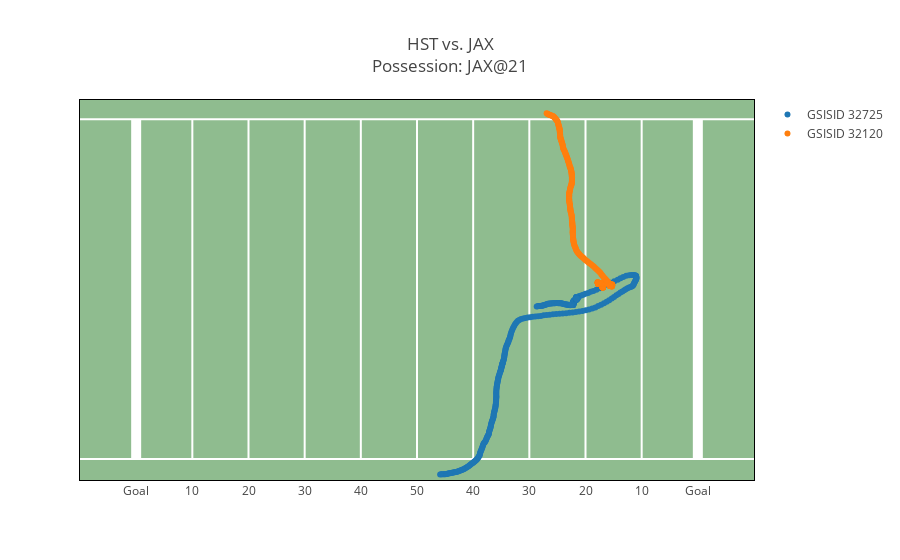

Source (notebook cell):
### Code cell
plot_play(game_df=game280, PlayID=2918, player1=32120, player2=32725)

### Figure 1 — Plotly figure (JSON) as saved in the notebook; plotly's stock layout.template omitted (floating-point values rounded to 4 significant figures; data arrays with more than 128 entries replaced by an {"elided": "..."} marker saying what was removed)
{"data": [{"mode": "markers", "name": "GSISID 32725", "type": "scatter", "uid": "7d1053cb-f272-46a8-a82f-ee9ef62e9636", "x": {"elided": "399 float values"}, "y": {"elided": "399 float values"}}, {"mode": "markers", "name": "GSISID 32120", "type": "scatter", "uid": "82057db3-82c0-4eb1-a5bd-a6d04a65491c", "x": {"elided": "399 float values"}, "y": {"elided": "399 float values"}}], "layout": {"plot_bgcolor": "darkseagreen", "shapes": [{"layer": "below", "line": {"color": "white", "width": 2}, "type": "line", "x0": 0, "x1": 120, "y0": 0, "y1": 0}, {"layer": "below", "line": {"color": "white", "width": 2}, "type": "line", "x0": 0, "x1": 120, "y0": 53.3, "y1": 53.3}, {"layer": "below", "line": {"color": "white", "width": 10}, "type": "line", "x0": 10, "x1": 10, "y0": 0, "y1": 53.3}, {"layer": "below", "line": {"color": "white"}, "type": "line", "x0": 20, "x1": 20, "y0": 0, "y1": 53.3}, {"layer": "below", "line": {"color": "white"}, "type": "line", "x0": 30, "x1": 30, "y0": 0, "y1": 53.3}, {"layer": "below", "line": {"color": "white"}, "type": "line", "x0": 40, "x1": 40, "y0": 0, "y1": 53.3}, {"layer": "below", "line": {"color": "white"}, "type": "line", "x0": 50, "x1": 50, "y0": 0, "y1": 53.3}, {"layer": "below", "line": {"color": "white"}, "type": "line", "x0": 60, "x1": 60, "y0": 0, "y1": 53.3}, {"layer": "below", "line": {"color": "white"}, "type": "line", "x0": 70, "x1": 70, "y0": 0, "y1": 53.3}, {"layer": "below", "line": {"color": "white"}, "type": "line", "x0": 80, "x1": 80, "y0": 0, "y1": 53.3}, {"layer": "below", "line": {"color": "white"}, "type": "line", "x0": 90, "x1": 90, "y0": 0, "y1": 53.3}, {"layer": "below", "line": {"color": "white"}, "type": "line", "x0": 100, "x1": 100, "y0": 0, "y1": 53.3}, {"layer": "below", "line": {"color": "white", "width": 10}, "type": "line", "x0": 110, "x1": 110, "y0": 0, "y1": 53.3}], "showlegend": true, "title": "HST vs. JAX<br>Possession: JAX@21", "xaxis": {"autorange": false, "linecolor": "black", "linewidth": 1, "mirror": true, "range": [0, 120], "showgrid": false, "showline": true, "showticklabels": true, "tickmode": "array", "ticks": "", "ticktext": ["Goal", 10, 20, 30, 40, 50, 40, 30, 20, 10, "Goal"], "tickvals": [10, 20, 30, 40, 50, 60, 70, 80, 90, 100, 110], "zeroline": false}, "yaxis": {"autorange": false, "linecolor": "black", "linewidth": 1, "mirror": true, "range": [-3.3, 56.3], "showgrid": false, "showline": true, "showticklabels": false, "ticks": "", "title": "", "zeroline": false}}}
